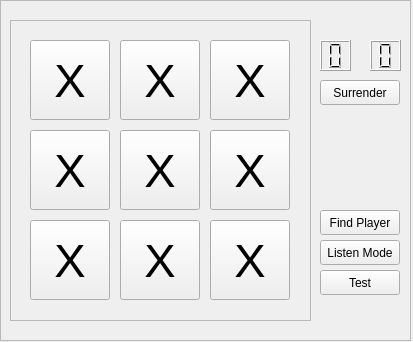
<?xml version="1.0" encoding="UTF-8"?>
<ui version="4.0">
 <class>Widget</class>
 <widget class="QWidget" name="Widget">
  <property name="geometry">
   <rect>
    <x>0</x>
    <y>0</y>
    <width>413</width>
    <height>342</height>
   </rect>
  </property>
  <property name="windowTitle">
   <string>Widget</string>
  </property>
  <widget class="QFrame" name="frame">
   <property name="geometry">
    <rect>
     <x>0</x>
     <y>0</y>
     <width>411</width>
     <height>341</height>
    </rect>
   </property>
   <property name="frameShape">
    <enum>QFrame::StyledPanel</enum>
   </property>
   <property name="frameShadow">
    <enum>QFrame::Raised</enum>
   </property>
   <widget class="QPushButton" name="FindPlayer">
    <property name="geometry">
     <rect>
      <x>320</x>
      <y>210</y>
      <width>80</width>
      <height>25</height>
     </rect>
    </property>
    <property name="text">
     <string>Find Player</string>
    </property>
   </widget>
   <widget class="QPushButton" name="PbSurrender">
    <property name="geometry">
     <rect>
      <x>320</x>
      <y>80</y>
      <width>80</width>
      <height>25</height>
     </rect>
    </property>
    <property name="text">
     <string>Surrender</string>
    </property>
   </widget>
   <widget class="QLCDNumber" name="StandingsEnemy">
    <property name="geometry">
     <rect>
      <x>370</x>
      <y>40</y>
      <width>31</width>
      <height>31</height>
     </rect>
    </property>
    <property name="digitCount">
     <number>1</number>
    </property>
   </widget>
   <widget class="QFrame" name="frame_2">
    <property name="geometry">
     <rect>
      <x>10</x>
      <y>20</y>
      <width>301</width>
      <height>301</height>
     </rect>
    </property>
    <property name="frameShape">
     <enum>QFrame::StyledPanel</enum>
    </property>
    <property name="frameShadow">
     <enum>QFrame::Raised</enum>
    </property>
    <widget class="QPushButton" name="PB2">
     <property name="geometry">
      <rect>
       <x>110</x>
       <y>20</y>
       <width>80</width>
       <height>80</height>
      </rect>
     </property>
     <property name="font">
      <font>
       <pointsize>35</pointsize>
      </font>
     </property>
     <property name="text">
      <string>X</string>
     </property>
    </widget>
    <widget class="QPushButton" name="PB1">
     <property name="geometry">
      <rect>
       <x>20</x>
       <y>20</y>
       <width>80</width>
       <height>80</height>
      </rect>
     </property>
     <property name="font">
      <font>
       <pointsize>35</pointsize>
      </font>
     </property>
     <property name="text">
      <string>X</string>
     </property>
    </widget>
    <widget class="QPushButton" name="PB3">
     <property name="geometry">
      <rect>
       <x>200</x>
       <y>20</y>
       <width>80</width>
       <height>80</height>
      </rect>
     </property>
     <property name="font">
      <font>
       <pointsize>35</pointsize>
      </font>
     </property>
     <property name="text">
      <string>X</string>
     </property>
    </widget>
    <widget class="QPushButton" name="PB6">
     <property name="geometry">
      <rect>
       <x>200</x>
       <y>110</y>
       <width>80</width>
       <height>80</height>
      </rect>
     </property>
     <property name="font">
      <font>
       <pointsize>35</pointsize>
      </font>
     </property>
     <property name="text">
      <string>X</string>
     </property>
    </widget>
    <widget class="QPushButton" name="PB5">
     <property name="geometry">
      <rect>
       <x>110</x>
       <y>110</y>
       <width>80</width>
       <height>80</height>
      </rect>
     </property>
     <property name="font">
      <font>
       <pointsize>35</pointsize>
      </font>
     </property>
     <property name="text">
      <string>X</string>
     </property>
    </widget>
    <widget class="QPushButton" name="PB4">
     <property name="geometry">
      <rect>
       <x>20</x>
       <y>110</y>
       <width>80</width>
       <height>80</height>
      </rect>
     </property>
     <property name="font">
      <font>
       <pointsize>35</pointsize>
      </font>
     </property>
     <property name="text">
      <string>X</string>
     </property>
    </widget>
    <widget class="QPushButton" name="PB7">
     <property name="geometry">
      <rect>
       <x>20</x>
       <y>200</y>
       <width>80</width>
       <height>80</height>
      </rect>
     </property>
     <property name="font">
      <font>
       <pointsize>35</pointsize>
      </font>
     </property>
     <property name="text">
      <string>X</string>
     </property>
    </widget>
    <widget class="QPushButton" name="PB8">
     <property name="geometry">
      <rect>
       <x>110</x>
       <y>200</y>
       <width>80</width>
       <height>80</height>
      </rect>
     </property>
     <property name="font">
      <font>
       <pointsize>35</pointsize>
      </font>
     </property>
     <property name="text">
      <string>X</string>
     </property>
    </widget>
    <widget class="QPushButton" name="PB9">
     <property name="geometry">
      <rect>
       <x>200</x>
       <y>200</y>
       <width>80</width>
       <height>80</height>
      </rect>
     </property>
     <property name="font">
      <font>
       <pointsize>35</pointsize>
      </font>
     </property>
     <property name="text">
      <string>X</string>
     </property>
    </widget>
   </widget>
   <widget class="QPushButton" name="TestButton">
    <property name="geometry">
     <rect>
      <x>320</x>
      <y>270</y>
      <width>80</width>
      <height>25</height>
     </rect>
    </property>
    <property name="text">
     <string>Test</string>
    </property>
   </widget>
   <widget class="QPushButton" name="ListenMode">
    <property name="geometry">
     <rect>
      <x>320</x>
      <y>240</y>
      <width>80</width>
      <height>25</height>
     </rect>
    </property>
    <property name="text">
     <string>Listen Mode</string>
    </property>
   </widget>
   <widget class="QLCDNumber" name="StandingsYou">
    <property name="geometry">
     <rect>
      <x>320</x>
      <y>40</y>
      <width>31</width>
      <height>31</height>
     </rect>
    </property>
    <property name="digitCount">
     <number>1</number>
    </property>
   </widget>
  </widget>
 </widget>
 <resources/>
 <connections/>
</ui>
